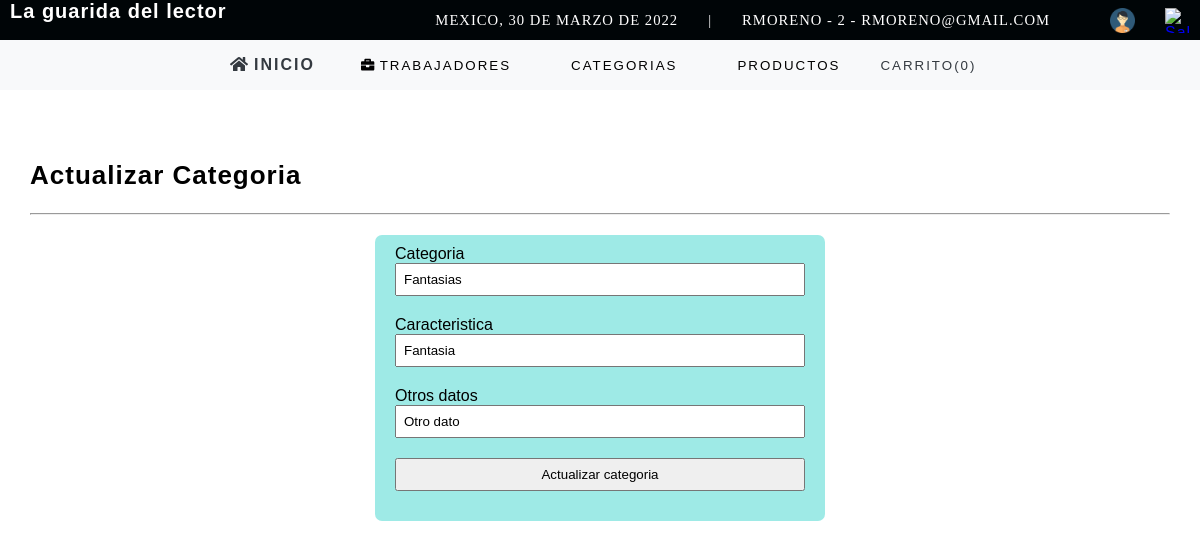
/sistema/editarcat.php?id=7 (signed in), run on the app's committed database.
### tables this page shows
CREATE TABLE `proveedor` (
  `idcat` int(11) NOT NULL,
  `categoria` varchar(100) DEFAULT NULL,
  `caracteristica` varchar(100) DEFAULT NULL,
  `descripcion` text DEFAULT NULL,
  `date_add` datetime NOT NULL DEFAULT current_timestamp(),
  `usuario_id` int(11) NOT NULL,
  `estatus` int(11) NOT NULL DEFAULT 1
);

### sistema/editarcat.php (the view, shortened to what this page needs)
 <?php
    include "../conexion.php";
    $idcat= $_REQUEST['id'];
    $query = mysqli_query($conection, "SELECT * FROM proveedor WHERE  idcat = $idcat and estatus=1");
    $res_sql = mysqli_num_rows($query);
    if($res_sql == 0)
    {
        header('Location: listatra.php');
    }
    else
    {
        while ($data = mysqli_fetch_array($query))
        {
            $categoria = $data['categoria'];
            $caracteristica = $data['caracteristica'];
            $descripcion = $data['descripcion'];
        }
    }
?>
<!DOCTYPE html>
<html >
<head>
	<?php include "includes/scripts.php"; ?>
</head>
<body>
	<?php include "includes/header.php"; ?>
	<section class="container pad-top-10">
        <div class="form_register">
            <h1>Actualizar Categoria</h1>
            <hr>
              <form class="form" action="" method="post">
                <label for="categoria">Categoria</label>
                <input class="input" type="text" name="categoria" id="categoria" placeholder="Genero del videojuego" value="<?php echo $categoria;  ?>" >
                <label for="caracteristica">Caracteristica</label>
                <input class="input" type="text" name="caracteristica" id="caracteristica" placeholder="Caracteristica videjuego" value="<?php echo $caracteristica;  ?>">
                <label for="descripcion">Otros datos</label>
                <input class="input" type="text" name="descripcion" id="descripcion" placeholder="descripcion Completa" value="<?php echo $descripcion;  ?>">
                <input class="input" type="submit" value="Actualizar categoria" class="btn-primary" >
            </form>
        </div>
	</section>
</body>
</html>

### sistema/css/config.css (style rules this page uses)
* { box-sizing: border-box; font-family: Verdana, Tahoma, sans-serif; }
html, body { margin: 0; }
:root { --color-primary: #007bff; --color-secundary: #6c757d; --color-success: #28a745; --color-info: #17a2b8; --color-warning: #ffc107; --color-danger: #dc3545; --color-light: #f8f9fa; --color-dark: #343a40; --color-primary-clear: #007bffb9; --color-secundary-clear: #6c757da4; --color-success-clear: #28a74694; --color-info-clear: #17a3b8a8; --color-warning-clear: #ffc1079a; --color-danger-clear: #dc3546c7; --color-primary-darked: #AC4E17; --color-secundary-darked: #1E2413; --color-success-darked: #0e4e30; --color-info-darked: #11626e; --color-warning-darked: #af8300; --color-danger-darked: #85212b; --color-light-darked: #c1c2c4; --color-dark-darked: #1b1f22; --border-color: #b4b4b4; --container-padding: 1em ; }

### sistema/css/grid.css (style rules this page uses)
.container, .container-fluid, .container-sm, .container-md, .container-lg, .container-xl { width: 100%; margin: 0 auto; }
@media (min-width: 576px) { .container, .container-sm { max-width: 540px; } }
@media (min-width: 768px) { .container, .container-sm, .container-md { max-width: 720px; } }
@media (min-width: 992px) { .container, .container-sm .container-md, .container-lg { max-width: 960px; } }
@media (min-width: 1200px) { .container, .container-sm, .container-md, .container-lg, .container-xl { max-width: 1140px; } }

### sistema/css/text.css (style rules this page uses)
h1, h2, h3, h4, h5, h6 { margin-top: 0; }
h1, h2, h3, h4, h5, h6, .h1, .h2, .h3, .h4, .h5, .h6 { font-family: 'arial'; font-weight: bold; letter-spacing: 1px; }
h1, .h1 { font-size: 26px; }

### sistema/css/padding.css (style rules this page uses)
.pad-top-10 { padding-top: 10em; }

### sistema/css/form.css (style rules this page uses)
.form { width: 450px; margin: auto; background: rgba(13, 202, 193, 0.4); padding: 10px 20px; box-sizing: border-box; margin-top: 20px; border-radius: 7px; }
.input { width: 100%; margin-bottom: 20px; padding: 7px; box-sizing: border-box; }

### data on the page
proveedor: categoria "Fantasias", caracteristica "Fantasia", descripcion "Otro dato"

### other printed values
fechaC() "30 DE MARZO DE 2022"
$_SESSION['user'] "RMORENO"
$_SESSION['rol'] "2"
$_SESSION['email'] "RMORENO@GMAIL.COM"
